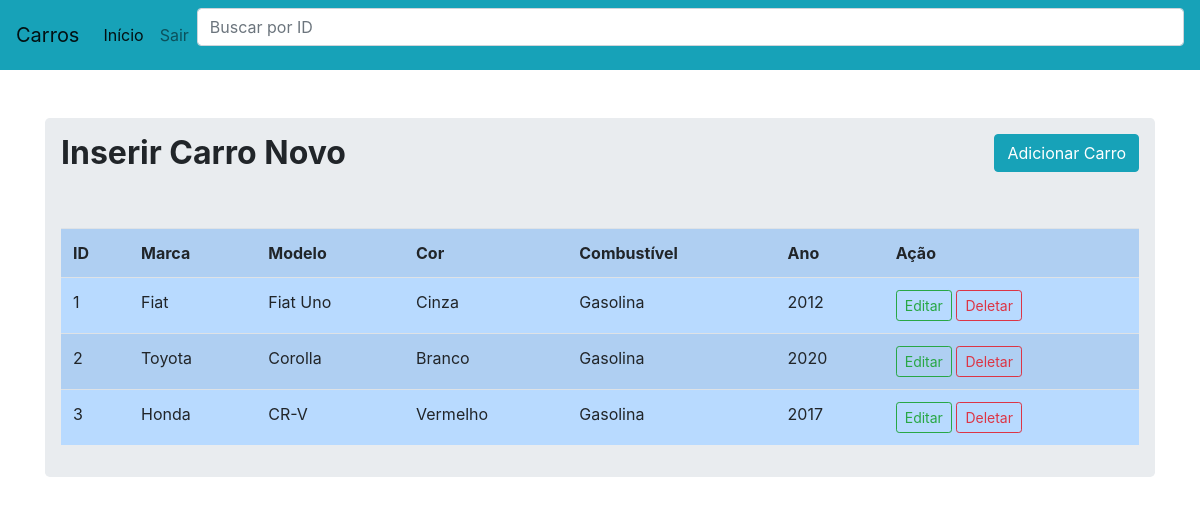
The page /home (signed in) on the database its author committed.
### app.py (models this page shows, shortened)
class Carro (db.Model):
    __tablename__ = 'carros'
    id = db.Column(db.Integer, primary_key=True)
    marca = db.Column(db.String(150))
    modelo = db.Column(db.String(150))
    cor = db.Column(db.String(100))
    combustivel = db.Column(db.String(100))
    ano = db.Column(db.Integer)

### app.py (the view)
@app.route('/home')
def index():
    s = session.get("logado")
    if session.get("logado") != None:
        datas = Carro.query.all()
        return render_template("index.html", carros=datas)
    else:
        return redirect(url_for('login_inicio'))

### templates/index.html (shortened to what this page needs)
{% extends "template.html" %}
{% block body %}
<div class="container">
    <div class="row align-items-center">
        <div class="col">
            <div class="jumbotron p-3">
                <h2>
                    <b>Inserir Carro Novo</b>
                    <button type="submit" class="btn btn-info float-right" data-toggle="modal" data-target="#modalADD">
                        Adicionar Carro
                    </button>
                </h2>
                <br/>
                <br/>
                <table class="table table-hover table-striped table-primary" id="tabela">
                    <tr>
                        <th scope="col">ID</th>
                        <th scope="col">Marca</th>
                        <th scope="col">Modelo</th>
                        <th scope="col">Cor</th>
                        <th scope="col">Combustível</th>
                        <th scope="col">Ano</th>
                        <th scope="col">Ação</th>
                    </tr>
                    {% for row in carros %}
                    <tr>
                        <td>{{row.id}}</td>
                        <td>{{row.marca}}</td>
                        <td>{{row.modelo}}</td>
                        <td>{{row.cor}}</td>
                        <td>{{row.combustivel}}</td>
                        <td>{{row.ano}}</td>
                        <td>
                            <a href="/edit/{{row.id}}" class="btn btn-outline-success btn-sm" data-toggle="modal" data-target="#modaleditar{{row.id}}">Editar</a>
                            <a href="/deletar/{{row.id}}" class="btn btn-outline-danger btn-sm" onclick="myFunction()">Deletar</a>
                        </td>
                    </tr>
                    {% endfor %}
                </table>
            </div>
        </div>
    </div>
</div>
{% endblock %}

### templates/template.html (shortened to what this page needs)
<!DOCTYPE html>
<html lang="pt-br">
<head>
    <link rel="stylesheet" href="https://stackpath.bootstrapcdn.com/bootstrap/4.1.3/css/bootstrap.min.css">
</head>
<body>
{% block body %} {% endblock %}
</body>
</html>

### templates/navbar.html (shortened to what this page needs)
{% extends "template.html" %}
{% block body%}
<nav class="navbar navbar-expand-lg navbar-light bg-info bg-gradient">
    <a class="navbar-brand" href="#">Carros</a>
     <div class="collapse navbar-collapse" id="navbarSupportedContent">
        <ul class="navbar-nav mr-auto">
          <li class="nav-item active">
            <a class="nav-link" href="{{url_for('index')}}">Início</a>
          </li>
          <li class="nav-item">
            <a class="nav-link" href="{{url_for('logout')}}">Sair</a>
          </li>
        </ul>
        <div class="input-group mb-3">
          <input type="text" class="form-control" id="input-busca" placeholder="Buscar por ID" onkeyup="pesquisar()" aria-label="Buscar" aria-describedby="button-addon2">
        </div>
     </div>
</nav>
<br/>
<br/>
{% endblock %}

### rows shown on the page
Carro: id "1", marca "Fiat", modelo "Fiat Uno", cor "Cinza", combustivel "Gasolina", ano "2012"
Carro: id "2", marca "Toyota", modelo "Corolla", cor "Branco", combustivel "Gasolina", ano "2020"
Carro: id "3", marca "Honda", modelo "CR-V", cor "Vermelho", combustivel "Gasolina", ano "2017"
